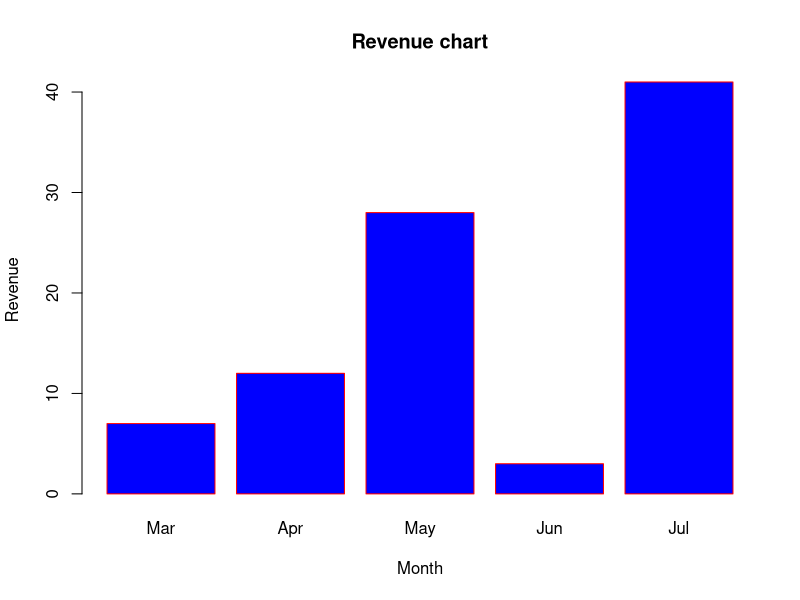
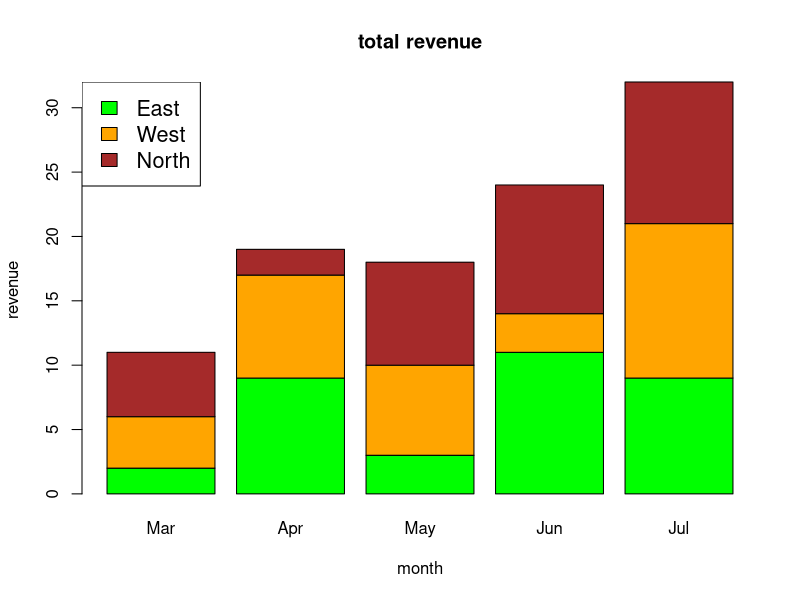

Write R code to recreate these figures, in order.
# R中创建条形图的基本语法是
# barplot(H, xlab, ylab, main, names.arg, col)
# H是包含在条形图中使用的数值的向量或矩阵。
# xlab是x轴的标签。
# ylab是y轴的标签。
# main是条形图的标题。
# names.arg是在每个条下出现的名称的向量。
# col用于向图中的条形提供颜色，默认为灰色。
### 创建条形图
H <- c(7, 12, 28, 3, 41) # 基本数据集
M <- c('Mar', 'Apr', 'May', 'Jun', 'Jul')
png(file = "barchart.png") # 生成图表的名称
barplot(H,names.arg = M,xlab = "Month",ylab = "Revenue",col = "blue",
main = "Revenue chart",border = "red")
dev.off() # 保存文件

### 创建组合的条形图
colors <- c('green', 'orange', 'brown')
months <- c('Mar', 'Apr', 'May', 'Jun', 'Jul')
regions <- c('East', 'West', 'North')

### 创建赋值矩阵
Values <- matrix(c(2,9,3,11,9,4,8,7,3,12,5,2,8,10,11), nrow = 3, ncol = 5, byrow = TRUE)
png(file = "barchart_stacked.png")
barplot(Values,main = "total revenue",names.arg = months,xlab = "month",ylab = "revenue",col = colors)
legend("topleft", regions, cex = 1.3, fill = colors) # 不同的颜色块标示
dev.off()
